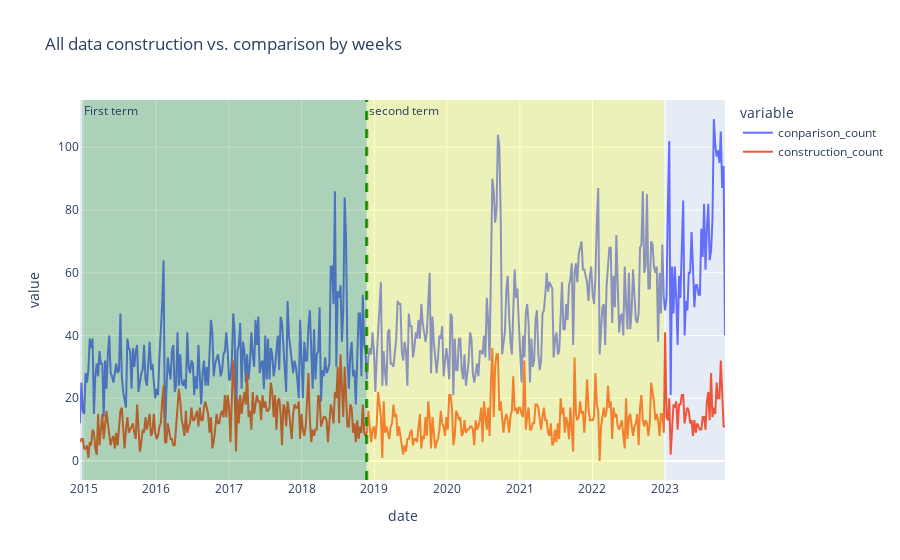

Notebook source saved alongside this figure:
### Code cell
fig = px.line(weekly_frequency, x="date", y=["conparison_count","construction_count"], title='All data construction vs. comparison by weeks')
fig.add_vline(x="2018-11-24", line_width=3, line_dash="dash", line_color="green")
fig.add_vrect(x0="2014-12-25", x1="2018-11-23", 
              annotation_text="First term", annotation_position="top left",
              fillcolor="green", opacity=0.25, line_width=0)
fig.add_vrect(x0="2018-11-24", x1="2022-12-25", 
              annotation_text="second term", annotation_position="top left",
              fillcolor="yellow", opacity=0.25, line_width=0)
fig.show()

### Figure 1 — Plotly figure (JSON) as saved in the notebook; plotly's stock layout.template omitted (floating-point values rounded to 4 significant figures; data arrays with more than 128 entries replaced by an {"elided": "..."} marker saying what was removed)
{"data": [{"hovertemplate": "variable=conparison_count<br>date=%{x}<br>value=%{y}<extra></extra>", "legendgroup": "conparison_count", "line": {"color": "#636efa", "dash": "solid"}, "marker": {"symbol": "circle"}, "mode": "lines", "name": "conparison_count", "orientation": "v", "showlegend": true, "type": "scatter", "x": {"elided": "464 str values"}, "xaxis": "x", "y": {"elided": "464 int values"}, "yaxis": "y"}, {"hovertemplate": "variable=construction_count<br>date=%{x}<br>value=%{y}<extra></extra>", "legendgroup": "construction_count", "line": {"color": "#EF553B", "dash": "solid"}, "marker": {"symbol": "circle"}, "mode": "lines", "name": "construction_count", "orientation": "v", "showlegend": true, "type": "scatter", "x": {"elided": "464 str values"}, "xaxis": "x", "y": {"elided": "464 int values"}, "yaxis": "y"}], "layout": {"annotations": [{"showarrow": false, "text": "First term", "x": "2014-12-25", "xanchor": "left", "xref": "x", "y": 1, "yanchor": "top", "yref": "y domain"}, {"showarrow": false, "text": "second term", "x": "2018-11-24", "xanchor": "left", "xref": "x", "y": 1, "yanchor": "top", "yref": "y domain"}], "legend": {"title": {"text": "variable"}, "tracegroupgap": 0}, "shapes": [{"line": {"color": "green", "dash": "dash", "width": 3}, "type": "line", "x0": "2018-11-24", "x1": "2018-11-24", "xref": "x", "y0": 0, "y1": 1, "yref": "y domain"}, {"fillcolor": "green", "line": {"width": 0}, "opacity": 0.25, "type": "rect", "x0": "2014-12-25", "x1": "2018-11-23", "xref": "x", "y0": 0, "y1": 1, "yref": "y domain"}, {"fillcolor": "yellow", "line": {"width": 0}, "opacity": 0.25, "type": "rect", "x0": "2018-11-24", "x1": "2022-12-25", "xref": "x", "y0": 0, "y1": 1, "yref": "y domain"}], "title": {"text": "All data construction vs. comparison by weeks"}, "xaxis": {"anchor": "y", "domain": [0, 1], "title": {"text": "date"}}, "yaxis": {"anchor": "x", "domain": [0, 1], "title": {"text": "value"}}}}
